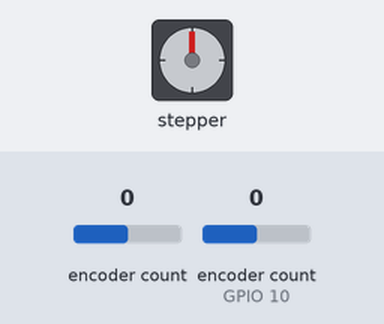
This sketch was run on a simulated ESP32-S3. Parts: stepper motor. Wiring (inferred from the names in the program): stepper motor driver (200 steps per turn assumed): step GPIO 13; direction GPIO 12; enable GPIO 14. The inputs (shaded band) are chosen by the test bench; at power-on: encoder count 0, encoder count (sensor on GPIO 10) 0. What the sketch prints to the serial monitor is not drawn.

Above: at 0.15 s.
At 9.78 s:
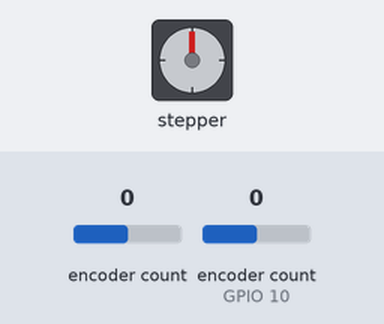
At 19.4 s:
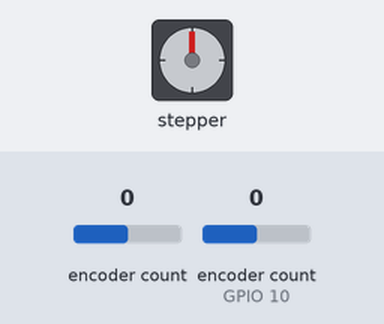
At 39.56 s:
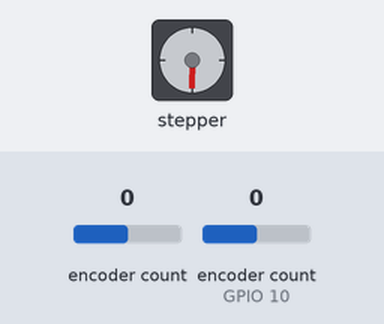
Timing chart, 0 to 40.0 s (numbered marks = the images above):
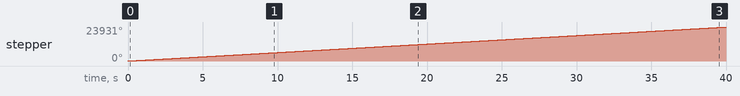

The sketch:

Encoder.ino
```cpp
//600 pulses per revolution
#include <ESP32Encoder.h> /*library uses pulse counter hardware (PCNT) */
#include <vector> //for time calculation
#include <sys/time.h>
//uses interrupts
//S3 only has 2 pcnt modules and can support 2 encoders, but should be enough
#include "freertos/FreeRTOS.h"
#include "freertos/task.h"
#include "freertos/queue.h"
#include "esp_log.h"
#include "driver/gpio.h"
long long currentCLKCount;
double angle;
int step; //Channel A
int direction; // Channel B

ESP32Encoder encoder;

const int clkPIN = 10; //channel A pin
const int dtPIN = 11;  //Channel B pin

const int EnPin = 14;    //when high, motor can be manually adjusted. Otherwise, automatic
const int pulsePin = 13; //sort of a clock, where each edge equals a step
const int dirPin = 12;   //when high, moves clockwise.

const int ENCODER_PPR = 2400; //quad = 4 * 600 ppr

const int PULSE_DELAY = 500; //in microseconds

//Beginnings of PID (Proportion, integral, and derivative): may omit integral for now
//if integral used, have a clamping term to prevent overshooting/cumulation of error
const double targetAngle = 90; //initial error and target
//P = Kp * e(t)
const double Kp = 1.0;
//D = k_d * d(error)/dt
const double Kd = 1.0;
int steps=0;
//for angular velocity approximation
std::vector<double> angles;
std::vector<long long> times;
double angular_velocity = 0;

//for cart position and velocity
volatile long long xStep = 0; //mechanical system: changes can randomly happen, volatile flag ensures true value is always known
long long prev_x;
int velocity = 0;
typedef struct {
    int steps;
    double error;
} DataPacket_t;
// Handle for the Queue used to send the DataPacket_t from Main Thread (Producer) to Consumer Task
QueueHandle_t calculation_queue = NULL;
// Handle for the Queue used to send the single integer result BACK from Consumer Task to Main Thread (Producer)
QueueHandle_t result_queue = NULL;
void performAcuation(void *pvParameters){
    double error = 0;
    int steps = 0;
    DataPacket_t received_packet;

    // The consumer task runs perpetually
    while (1) {
        ESP_LOGI(TAG, "Consumer: Waiting for a new Data Packet (two values) from Producer...");

        // 1. RECEIVE DataPacket_t from Producer
        if (xQueueReceive(calculation_queue, &received_packet, portMAX_DELAY) == pdPASS) {

            // Reset result calculation for the new cycle
            error=received_packet.error;
            xStep+=error;
            //while the microcontroller is collecting data and pushing an output, it needs to constantly be doing operations while knowing what the values are.
            //that means that the value of a driver cannot be manually pushed as seen below in a for loop, since the mcu does not know what is going on while it is in the loop
            //non blocking allows loop code to run continually while still generating pulses
            //Will be finished by next week!
            if(error != 0 && (times[1] - times[0] > PULSE_DELAY)) {
              digitalWrite(pulsePin, HIGH);
              delayMicroseconds(5);
              digitalWrite(pulsePin, LOW);
              //if it goes right
              if (error > 0) {
                error--;
                xStep++;
              }
              else {
                error++;
                xStep--;
              }
            }
            //rough example
            for (int i = 0; i < error; i++) {
              digitalWrite(pulsePin, HIGH);
              delayMicroseconds(500); //not feasible since whole code stops until 500 microseconds have passed
              digitalWrite(pulsePin, LOW);
              delayMicroseconds(500);
            }

            // 3. SEND SINGLE INTEGER RESULT BACK to Producer
            if (xQueueSend(result_queue,(void*) &xStep, pdMS_TO_TICKS(100)) != pdPASS) {
                ESP_LOGE(TAG, "Consumer: Failed to send result back to Producer. Result: %d", calculated_result);
            } else {
                ESP_LOGI(TAG, "Consumer: Successfully sent result %d back to Producer.", calculated_result);
            }

        } else {
            ESP_LOGE(TAG, "Consumer: Error receiving data from queue.");
        }
    }
}


//may be unecessary
int64_t get_time() {
    struct timeval tod;
    gettimeofday(&tod, NULL);
    int64_t t = (int64_t)tod.tv_sec * 1000LL + (int64_t)tod.tv_usec / 1000LL;//convert timeval to ms
    return t;
}

void removeN(std::vector<int>& angles, std::vector<int>& times, int n){
  angles.erase(angles.begin(), angles.begin() + n);
  times.erase(times.begin(), times.begin() + n);
}

void setup() {
  // Queue 1 (Producer -> Consumer): Now holds items of size DataPacket_t.
    calculation_queue = xQueueCreate(5, sizeof(DataPacket_t));

    // Queue 2 (Consumer -> Producer): Holds 1 item of size int (only needs to hold one result).
    result_queue = xQueueCreate(1, sizeof(int));

    if (calculation_queue == NULL || result_queue == NULL) {
        ESP_LOGE(TAG, "Failed to create one or both FreeRTOS Queues. Cannot proceed.");
        return;
    }

    // 2. Create the Consumer Task (the other thread)
    // Pin it to Core 1 (APP_CPU_NUM)
    BaseType_t xReturned = xTaskCreatePinnedToCore(
        performAcuation,      // Function that implements the task
        "performAcuation",     // Text name for the task
        4096,               // Stack size (in bytes)
        NULL,               // Parameter passed to the task
        5,                  // Priority
        NULL,               // Task handle
        APP_CPU_NUM         // Core ID (Core 1)
    );

    if (xReturned != pdPASS) {
        ESP_LOGE(TAG, "Failed to create Consumer Task.");
        return;
    }
  encoder.clearCount();

  //configure pins
  //clk pin: when it rotates
  pinMode(clkPIN, INPUT_PULLUP);
  //DT pin: direction, compares itself to clk
  pinMode(dtPIN, INPUT_PULLUP); //pullup resistor

  //tb6600 receives output from esp32
  pinMode(EnPin, OUTPUT);
  pinMode(pulsePin, OUTPUT);
  pinMode(dirPin, OUTPUT);

  //for debugging; can be used to directly print values
  Serial.begin(115200);
  encoder.attachFullQuad(clkPIN, dtPIN); //uses falling and rising edges of pins to determine rotation

  digitalWrite(EnPin, LOW); //auto by default
}

void loop() {
  //https://www.mouser.com/ds/2/408/TB6600HG-483084.pdf
  //500millisecond setup time, and another 500 millisecond hold time

  //for angles, code can be as follows
  currentCLKCount = encoder.getCount();
  angle = ((double)currentCLKCount) * (360.0 / (double)ENCODER_PPR);

  Serial.print("Angle: ");
  Serial.println(angle);
  long long time = get_time();
  angles.push_back(angle);
  times.push_back(time);
  double dError = 0.0;
  double prevError = 0.0;
  if (angles.size() >= 2 && times.size() >= 2) {
    angular_velocity = (angles[angles.size() - 1]-angles[angles.size() - 2])/(double)((times[angles.size() - 1]-times[angles.size() - 2]));
    angles.erase(angles.begin());
    times.erase(times.begin()); //to keep memory small
  }
  else {
    angular_velocity = 0;
  }
  //for x position and x', refer to time
  if (times.size() >= 2) {
    velocity = (xStep - prev_x)/(times[times.size() - 1] - times[times.size() - 2]); //steps/ms
    dError = prevError;
    //TODO Change this to properly calculatte dError
  }
  //angular velocity calculated by luke: vector in C++; check github
  /*For the control/math itself*/
  //most likely need variable x, x', θ, θ'
  //can be found with lagrange equations or other method

  //psuedocode:
  //double error = θ - 90;
  double error = (angle - targetAngle);
  if (times.size() >= 2) {
    velocity = (xStep - prev_x)/(times[times.size() - 1] - times[times.size() - 2]); //steps/ms
    dError = (error - prevError)/(times[times.size() - 1] - times[times.size() - 2]);
  }
  //if error is less than 0, then angle is to the right of 90 degrees
  //right now, error is in angles, need to consider angular velocity, cart velocity, position, and angle (controls)
  //track is only 0.5m long, so there has to be a limit on speed, current value is arbitrary
  const double maxSpeed = 500.0;

  //no integral term
  double PD = -(Kp * error + Kd * dError); //output from controller in terms of degrees

  //another arbitrary value, approximation of steps per degree
  //Don't think it will be accurate because of acceleration, as 5 steps to the right when the pendulum is moving down is different from 5 steps to the right when the pendulum is on its way up
  double stepsToAngle = 4.0;

  double driverInput = PD * stepsToAngle; //desired angle change * step per angle
    if (driverInput < 0) {
      digitalWrite(dirPin, LOW);
      driverInput = -driverInput;
    } else {
      digitalWrite(dirPin, HIGH);
    }

    if (xQueueSend(calculation_queue, &error, pdMS_TO_TICKS(1000)) != pdPASS) {
            ESP_LOGE(TAG, "Producer: Failed to send data packet to the consumer queue.");
    }
    if (xQueueReceive(result_queue,(void*) &xStep, pdMS_TO_TICKS(100)) == pdPASS) {
                prev_x=xStep;
            }
}
```

Measured:
- by itself, stepper: keeps turning clockwise at about 598°/s
